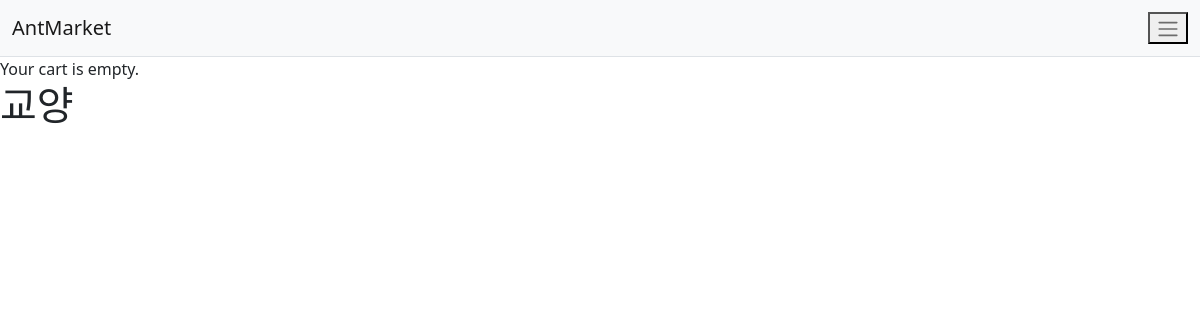
Page /도서/교양/ on the earlier database version.
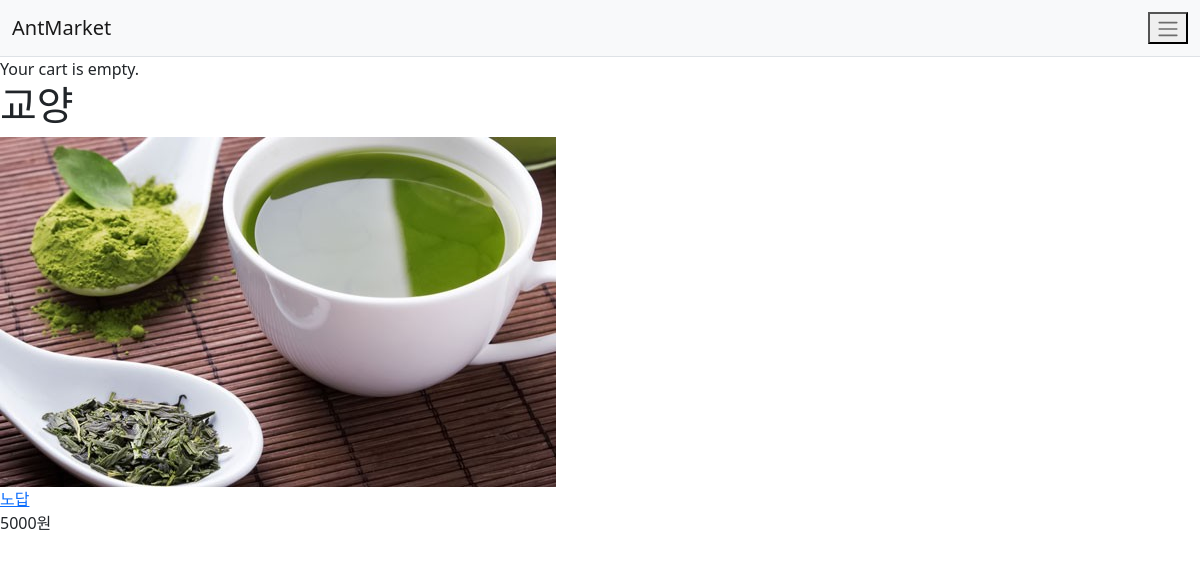
Same page on the later database version.
### market/models.py (models this page shows, shortened)
class Product(models.Model):
    category = models.ForeignKey(Category, on_delete=models.CASCADE, default=1)
    minicategory = models.ForeignKey(MiniCategory, on_delete=models.CASCADE)
    name = models.CharField(max_length=200)
    slug = models.SlugField(max_length=200, allow_unicode=True)
    image = models.ImageField(upload_to='media/products/%Y/%m/%d/', blank=True)
    description = models.TextField(blank=True)
    price = models.DecimalField(max_digits=10, decimal_places=0)
    available = models.BooleanField(default=True)
    created = models.DateTimeField(auto_now_add=True)
    updated = models.DateTimeField(auto_now=True)
    class Meta:
        ordering = ['name']
        indexes = [
            models.Index(fields=['id', 'slug']),
            models.Index(fields=['name']),
            models.Index(fields=['-created']),
        ]
    def get_absolute_url(self):
        return reverse('market:product_detail', args=[self.category.slug, self.minicategory.slug, self.slug])

### market/views.py (the view)
# urls.py: path('<str:category_slug>/<str:minicategory_slug>/', views.product_list, name='product_list'),
def product_list(request, category_slug=None, minicategory_slug=None):
    category = None
    categories = Category.objects.all()
    minicategory = None
    minicategories = MiniCategory.objects.all()
    products = Product.objects.filter(available=True)
    if category_slug:
        category = get_object_or_404(Category, slug=category_slug)
        if minicategory_slug:
            minicategory = get_object_or_404(MiniCategory, slug=minicategory_slug)
            products =products.filter(minicategory=minicategory)
    return render(request, 'market/product/list.html',
                  {
                      'category': category, 'categories': categories,
                      'minicategory': minicategory, 'minicategories': minicategories,
                      'products': products
                  })

### market/context_processors.py (called while the page is built)
def categories(request):
    return {
        'categories': Category.objects.all()
    }

def minicategories(request):
    return {
        'minicategories': MiniCategory.objects.all()
    }

### market/models.py (called while the page is built)
    def get_absolute_url(self):
        return reverse('market:product_list', args=[self.category.slug, self.slug])

### market/templates/market/product/list.html (shortened to what this page needs)
{% extends 'market/base.html' %}
{% load static %}
{% block content %}
    <div id="main" class="product-list">
        <h1>
            {% if minicategory %}
                {{ minicategory.name }}
            {% else %}
                Products
            {% endif %}
        </h1>
        {% for product in products %}
            <div class="item">
                <a href="{{ product.get_absolute_url }}">
                    <img src="{% if product.image %}
                                {{ product.image.url }}
                              {% else %}
                                {% static 'img/no_image.png' %}
                              {% endif %}">
                </a>
                <br/>
                <a href="{{ product.get_absolute_url }}">{{ product.name }}</a>
                <br/>
                {{ product.price }}원
            </div>
        {% endfor %}
    </div>
{% endblock %}

Differences in the rows shown:
added Product: image (picture), name "노답", price "5000"
